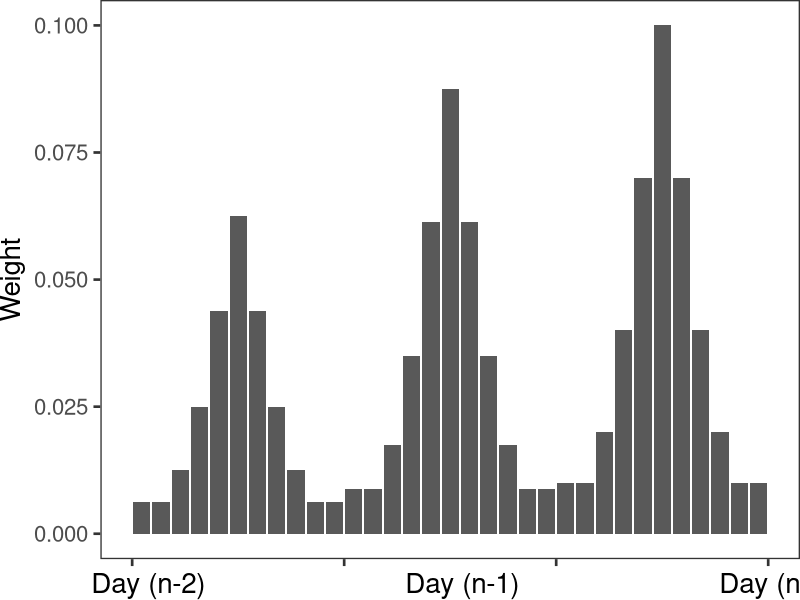

Source code (R):
#!/usr/local/bin/Rscript
library(tidyverse)

get_weight <- function(day, hour, group) {
  baseHourlyWeight <- case_when (
    hour == 8 ~ 0.025,
    hour == 9 ~ 0.025,
    hour == 10 ~ 0.05,
    hour == 11 ~ 0.1,
    hour == 12 ~ 0.175,
    hour == 13 ~ 0.25,
    hour == 14 ~ 0.175,
    hour == 15 ~ 0.1,
    hour == 16 ~ 0.05,
    hour == 17 ~ 0.025,
    hour == 18 ~ 0.025
  )

  dayGroupDelta <- group - day
  weightCoefficient <- case_when(
    dayGroupDelta == 2 ~ 0.25,
    dayGroupDelta == 1 ~ 0.35,
    dayGroupDelta == 0 ~ 0.4
  )
  
  return (weightCoefficient * baseHourlyWeight)
}

xLabel = 'Day (n-2)                         Day (n-1)                         Day (n)'

p <- expand.grid(Hour = 8:18, Day = 1:3) %>%
  mutate(Index = row_number()) %>%
  mutate(Group = 3) %>%
  mutate(Weight = get_weight(Day, Hour, Group)) %>%
  ggplot(aes(x = Index, y = Weight)) +
    geom_col() +
    theme_bw(base_size = 20) +
    theme(
      plot.margin = unit(c(0,0,0,0), "cm"),
      legend.spacing = unit(0, "mm"),
      panel.grid = element_blank(),
      legend.position = "none",
      legend.justification = "left",
      legend.box.spacing = unit(0, "pt"),
      legend.box.margin = margin(0,0,0,0),
      legend.title = element_blank(),
      axis.text.x = element_blank()
    ) +
    scale_x_continuous(
      name = xLabel,
      breaks = c(0.5, 11.5, 22.5, 33.5),
      limits = c(0.5, 33.5)
    ) +
    scale_y_continuous(
      name = 'Weight',
      breaks = seq(0, 0.1, 0.025),
    )

ggsave('multiday-weights-3-days.pdf', plot=p, width=8, height=2)
